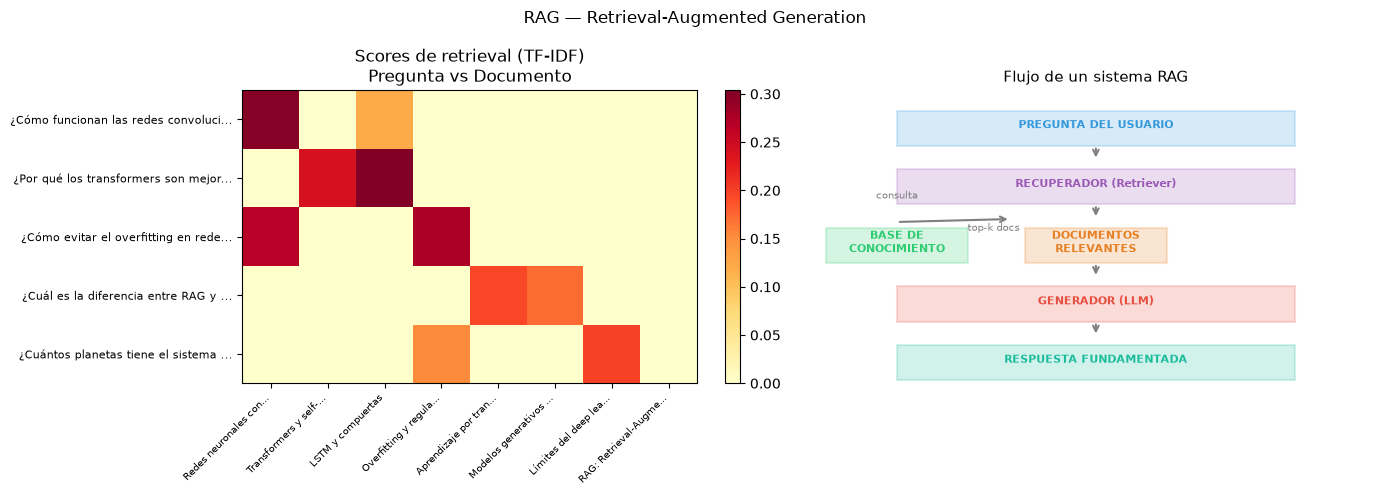

Here is the Python script that generated this plot:
"""
Experimento 4: Análisis de RAG (Retrieval-Augmented Generation)


"""

import numpy as np
import matplotlib
matplotlib.use('Agg')
import matplotlib.pyplot as plt
from sklearn.feature_extraction.text import TfidfVectorizer
from sklearn.metrics.pairwise import cosine_similarity

# ── Base de conocimiento ──────────────────────────────────────────────────────

BASE_CONOCIMIENTO = [
    {"id": 1, "titulo": "Redes neuronales convolucionales",
     "texto": "Las CNN aplican filtros locales que se comparten en toda la imagen. "
              "Esto les da invarianza a la traslación y reduce el número de parámetros "
              "comparado con capas densas. Son el estándar para visión por computadora."},

    {"id": 2, "titulo": "Transformers y self-attention",
     "texto": "Los Transformers usan self-attention para que cada token atienda a todos "
              "los otros tokens de la secuencia en paralelo. Esto elimina la recurrencia "
              "y permite capturar dependencias largas sin vanishing gradient."},

    {"id": 3, "titulo": "LSTM y compuertas",
     "texto": "Las LSTM resuelven el vanishing gradient de las RNN mediante compuertas: "
              "forget gate (qué olvidar), input gate (qué escribir) y output gate (qué leer). "
              "La celda de memoria puede retener información durante muchos pasos."},

    {"id": 4, "titulo": "Overfitting y regularización",
     "texto": "El overfitting ocurre cuando el modelo memoriza el entrenamiento y no generaliza. "
              "Se controla con dropout, weight decay (L2), early stopping y data augmentation. "
              "La regularización penaliza parámetros grandes para simplificar el modelo."},

    {"id": 5, "titulo": "Aprendizaje por transferencia",
     "texto": "El fine-tuning toma un modelo preentrenado en datos masivos y lo adapta "
              "a una tarea específica con pocos datos. El modelo ya aprendió representaciones "
              "generales que se transfieren a la tarea objetivo."},

    {"id": 6, "titulo": "Modelos generativos y discriminativos",
     "texto": "Los modelos discriminativos aprenden P(y|x) directamente. "
              "Los generativos aprenden P(x,y) o P(x) y pueden generar muestras nuevas. "
              "GPT es generativo, BERT es discriminativo en su pretraining."},

    {"id": 7, "titulo": "Límites del deep learning",
     "texto": "El deep learning tiene limitaciones en razonamiento lógico, causalidad "
              "y consistencia. Los modelos pueden aluciinar datos no visto en entrenamiento. "
              "No tienen conocimiento editable ni trazabilidad de fuentes."},

    {"id": 8, "titulo": "RAG: Retrieval-Augmented Generation",
     "texto": "RAG combina un recuperador (retriever) y un generador. El retriever busca "
              "documentos relevantes en una base de conocimiento externa. El generador "
              "produce la respuesta condicionada al contexto recuperado. Reduce alucinaciones "
              "y permite actualizar el conocimiento sin reentrenar el modelo."},
]

# ── Recuperador TF-IDF ────────────────────────────────────────────────────────

class RecuperadorTFIDF:
    """
    Recuperador basado en similitud TF-IDF.
    En sistemas RAG reales se usan embeddings densos (dense retrieval).
    TF-IDF es más simple pero ilustra el mismo principio.
    """
    def __init__(self, documentos):
        self.docs = documentos
        textos    = [d["texto"] + " " + d["titulo"] for d in documentos]
        self.vec  = TfidfVectorizer(min_df=1)
        self.mat  = self.vec.fit_transform(textos)

    def recuperar(self, pregunta, top_k=2):
        q_vec  = self.vec.transform([pregunta])
        scores = cosine_similarity(q_vec, self.mat)[0]
        top    = np.argsort(scores)[::-1][:top_k]
        return [(self.docs[i], scores[i]) for i in top]

# ── Generador basado en templates ─────────────────────────────────────────────

def generar_con_contexto(pregunta, contextos):
    """Simula la generación condicionada al contexto recuperado."""
    if not contextos or contextos[0][1] < 0.05:
        return (f"[SIN CONTEXTO] No encuentro información relevante sobre '{pregunta}'. "
                f"Esta sería una alucinación potencial del modelo.")

    resp = f"Basándome en la documentación recuperada:\n\n"
    for doc, score in contextos:
        resp += f"  [{doc['titulo']} — relevancia: {score:.3f}]\n"
        resp += f"  {doc['texto']}\n\n"
    return resp.strip()

def generar_sin_contexto(pregunta):
    """Simula generación puramente paramétrica (sin recuperación)."""
    return (f"[CONOCIMIENTO PARAMÉTRICO] El modelo respondería desde lo que aprendió "
            f"durante el entrenamiento sobre '{pregunta}', sin poder citar fuentes "
            f"específicas ni garantizar actualidad de la información.")

# ── Análisis de RAG ───────────────────────────────────────────────────────────

print("=" * 62)
print("  EXPERIMENTO 4 — Análisis de RAG")
print("=" * 62)

recuperador = RecuperadorTFIDF(BASE_CONOCIMIENTO)

preguntas = [
    "¿Cómo funcionan las redes convolucionales?",
    "¿Por qué los transformers son mejores que las RNN?",
    "¿Cómo evitar el overfitting en redes neuronales?",
    "¿Cuál es la diferencia entre RAG y fine-tuning?",
    "¿Cuántos planetas tiene el sistema solar?",   # fuera del dominio
]

print(f"\n  Base de conocimiento: {len(BASE_CONOCIMIENTO)} documentos")
print(f"  Recuperador: TF-IDF + similitud coseno")

scores_matrix = np.zeros((len(preguntas), len(BASE_CONOCIMIENTO)))

for i, pregunta in enumerate(preguntas):
    print(f"\n{'─'*62}")
    print(f"  PREGUNTA: {pregunta}")
    print(f"{'─'*62}")

    contextos = recuperador.recuperar(pregunta, top_k=2)
    for doc, score in contextos:
        scores_matrix[i, doc['id']-1] = score

    print(f"\n  Documentos recuperados:")
    for doc, score in contextos:
        print(f"    [{score:.3f}] {doc['titulo']}")

    print(f"\n  Respuesta SIN recuperación (paramétrica):")
    print(f"  {generar_sin_contexto(pregunta)}")

    print(f"\n  Respuesta CON recuperación (RAG):")
    respuesta_rag = generar_con_contexto(pregunta, contextos)
    for linea in respuesta_rag.split('\n'):
        print(f"  {linea}")

# ── Comparación paramétrico vs RAG ────────────────────────────────────────────

print(f"\n{'='*62}")
print(f"  COMPARACIÓN: Conocimiento paramétrico vs RAG")
print(f"{'='*62}")

tabla = [
    ("Fuente de conocimiento", "Pesos del modelo (fijo)", "Base de datos externa (actualizable)"),
    ("Actualización",          "Requiere reentrenar",      "Editar o agregar documentos"),
    ("Trazabilidad",           "No cita fuentes",          "Cita documento recuperado"),
    ("Alucinaciones",          "Mayor riesgo",             "Reducidas por el contexto"),
    ("Conocimiento reciente",  "Solo hasta el cutoff",     "Acceso a info actualizada"),
    ("Costo en inferencia",    "Solo forward pass",        "Retrieval + forward pass"),
]

print(f"\n  {'Dimensión':<25} {'Paramétrico':^22} {'RAG':^22}")
print(f"  {'─'*70}")
for dim, param, rag in tabla:
    print(f"  {dim:<25} {param:^22} {rag:^22}")

# ── Gráficos ──────────────────────────────────────────────────────────────────

fig, axes = plt.subplots(1, 2, figsize=(14, 5))

# Heatmap de retrieval scores
titulos_cortos = [d['titulo'][:20] + '...' if len(d['titulo']) > 20
                  else d['titulo'] for d in BASE_CONOCIMIENTO]
preguntas_cortas = [p[:35] + '...' if len(p) > 35 else p for p in preguntas]

im = axes[0].imshow(scores_matrix, cmap='YlOrRd', aspect='auto', vmin=0)
axes[0].set_xticks(range(len(BASE_CONOCIMIENTO)))
axes[0].set_xticklabels(titulos_cortos, rotation=45, ha='right', fontsize=7)
axes[0].set_yticks(range(len(preguntas)))
axes[0].set_yticklabels(preguntas_cortas, fontsize=8)
axes[0].set_title("Scores de retrieval (TF-IDF)\nPregunta vs Documento")
plt.colorbar(im, ax=axes[0])

# Diagrama del flujo RAG
ax = axes[1]
ax.axis('off')
ax.set_title("Flujo de un sistema RAG", fontsize=11)

componentes = [
    (0.5, 0.88, "PREGUNTA DEL USUARIO", '#3498db', 0.7),
    (0.5, 0.68, "RECUPERADOR (Retriever)", '#9b59b6', 0.7),
    (0.15, 0.48, "BASE DE\nCONOCIMIENTO", '#2ecc71', 0.25),
    (0.5, 0.48, "DOCUMENTOS\nRELEVANTES", '#e67e22', 0.25),
    (0.5, 0.28, "GENERADOR (LLM)", '#e74c3c', 0.7),
    (0.5, 0.08, "RESPUESTA FUNDAMENTADA", '#1abc9c', 0.7),
]
for x, y, label, color, w in componentes:
    ax.add_patch(plt.Rectangle((x-w/2, y-0.07), w, 0.12,
                                facecolor=color, alpha=0.2,
                                edgecolor=color, lw=1.5, transform=ax.transAxes))
    ax.text(x, y, label, ha='center', va='center', fontsize=8,
            fontweight='bold', color=color, transform=ax.transAxes)

flechas = [(0.5,0.81,0.5,0.76), (0.5,0.61,0.5,0.56),
           (0.15,0.55,0.35,0.56), (0.5,0.41,0.5,0.36), (0.5,0.21,0.5,0.16)]
for x1,y1,x2,y2 in flechas:
    ax.annotate("", xy=(x2,y2), xytext=(x1,y1),
                xycoords='axes fraction', textcoords='axes fraction',
                arrowprops=dict(arrowstyle="->", color='gray', lw=1.5))

ax.text(0.15, 0.63, "consulta", ha='center', fontsize=7,
        color='gray', transform=ax.transAxes)
ax.text(0.32, 0.52, "top-k docs", ha='center', fontsize=7,
        color='gray', transform=ax.transAxes)

plt.suptitle("RAG — Retrieval-Augmented Generation", fontsize=12)
plt.tight_layout()
plt.savefig("rag_analisis.png", dpi=100, bbox_inches='tight')
plt.close()
print(f"\n  Guardado: rag_analisis.png")
